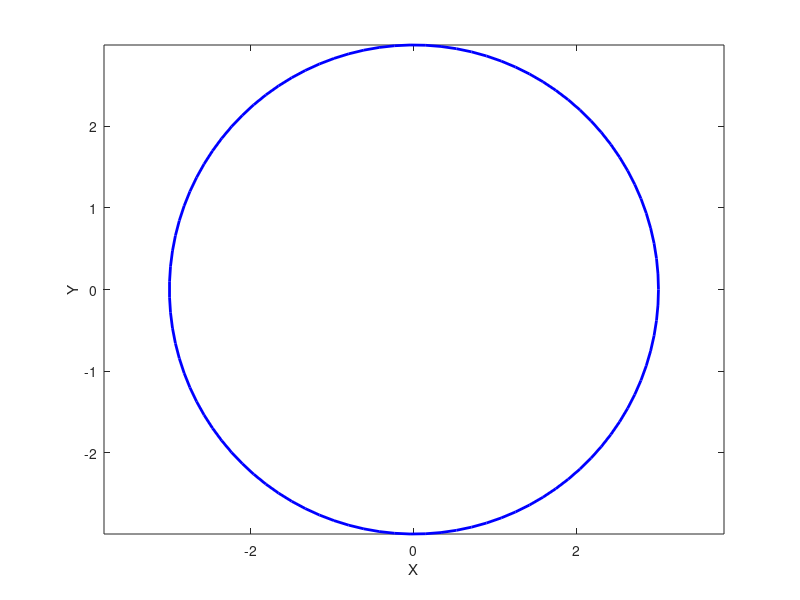

The MATLAB source for this figure:
function [circumference, area] = bai19_2024()

  
    r = 3;

  
    circumference = 2 * pi * r;
    area = pi * r^2;

 
    theta = linspace(0, 2*pi, 100);
    x = r * cos(theta);
    y = r * sin(theta);

    figure;
    plot(x, y, 'b', 'LineWidth', 2);
    axis equal;
    xlabel('X');
    ylabel('Y');
    
 
    disp(num2str(r));
    disp(num2str(circumference));
    disp(num2str(area));
end
